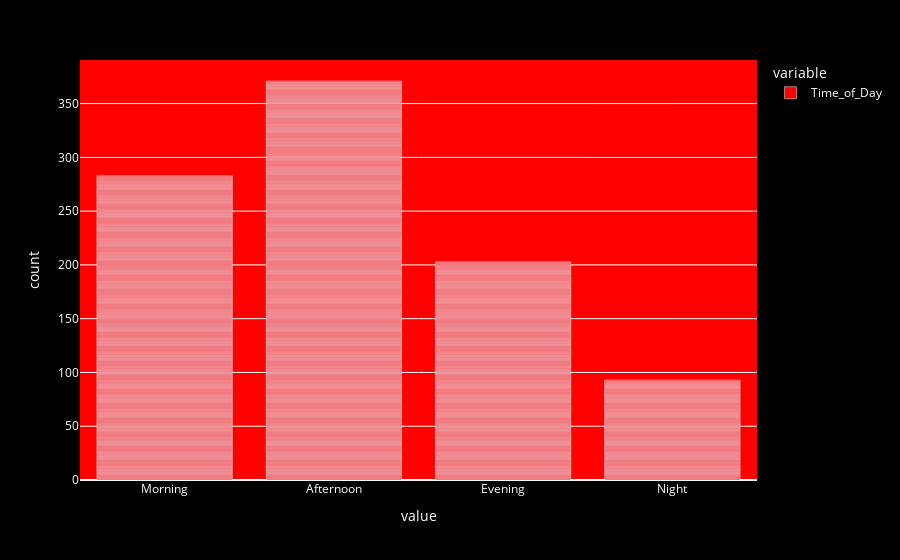

This figure's notebook cell:
### Code cell
fig=px.bar(df["Time_of_Day"], color_discrete_sequence=["red"])
# Set the background to black
fig.update_layout(
    
    plot_bgcolor="red",  # Plot area background
    paper_bgcolor="black", # Outer background
    font_color="white"     # Text color for readability
)

fig.show()

### Figure 1 — Plotly figure (JSON) as saved in the notebook; plotly's stock layout.template omitted (floating-point values rounded to 4 significant figures; data arrays with more than 128 entries replaced by an {"elided": "..."} marker saying what was removed)
{"data": [{"alignmentgroup": "True", "hovertemplate": "variable=Time_of_Day<br>value=%{x}<br>count=%{y}<extra></extra>", "legendgroup": "Time_of_Day", "marker": {"color": "red", "pattern": {"shape": ""}}, "name": "Time_of_Day", "offsetgroup": "Time_of_Day", "orientation": "v", "showlegend": true, "textposition": "auto", "type": "bar", "x": {"elided": "1000 str values"}, "xaxis": "x", "y": {"elided": "1000 int values"}, "yaxis": "y"}], "layout": {"autosize": true, "barmode": "relative", "font": {"color": "white"}, "legend": {"title": {"text": "variable"}, "tracegroupgap": 0}, "margin": {"t": 60}, "paper_bgcolor": "black", "plot_bgcolor": "red", "xaxis": {"anchor": "y", "autorange": true, "domain": [0, 1], "range": [-0.5, 3.5], "title": {"text": "value"}, "type": "category"}, "yaxis": {"anchor": "x", "autorange": true, "domain": [0, 1], "range": [0, 390.5], "title": {"text": "count"}, "type": "linear"}}}
